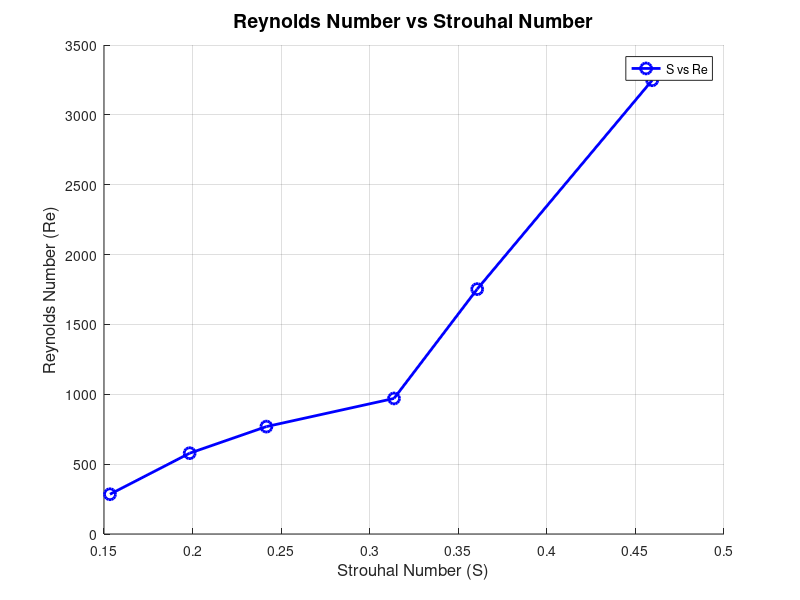

Write MATLAB code to recreate this figure.
%Roshan Jaiswal-Ferri
%Section - 01 
%Aero 351: Space Debris Removal - 11/13/24

%% Workspace Prep

format long     %Allows for more accurate decimals
close all;      %Clears all
clear all;      %Clears Workspace
clc;            %Clears Command Window

%% PART 1: 

hz = 15;
U1 = 2.429*hz; %speed in mm/s
U = U1/1000; %speed in m/s

t = 54-47; %Time for 5 vorticies
vD6 = 5/t; %vorticies / second

t = 11;
vD5 = 5/t;

t = 12;
vD4 = 5/t;

t = 7;
vD3 = 3/7;

t = 11;
vD2 = 3/11;

t = 16;
vD1 = 3/16;

Di = [3.515,1.897,1.05,0.832,0.626,0.308]; % in inches
D = Di.*0.0254; %diam in meters

f = [vD1,vD2,vD3,vD4,vD5,vD6];

for i = 1:6
    S(i) = (f(i)*D(i))/U; %strouhal number
end

%Re Calc:

rho = 1000;
u = 0.0010016; %dyn visc of water at 20C

for i = 1:6
    Re(i) = (rho*U*D(i))/u;
end


%% HW Calcs

Re2 = [5,20,120,1000,10000];
S2 = [0.666,0.697,0.75,0.857,3.541];

%% Plotting

figure;
hold on;
grid on;

% Plot S vs Re
plot(S, Re, 'bo-', 'LineWidth', 2, 'MarkerSize', 8);

% Plot S2 vs Re2
%plot(S2, Re2, 'r*-', 'LineWidth', 2, 'MarkerSize', 8);

% Add labels, title, and legend
ylabel('Reynolds Number (Re)', 'FontSize', 12);
xlabel('Strouhal Number (S)', 'FontSize', 12);
title('Reynolds Number vs Strouhal Number', 'FontSize', 14);
legend('S vs Re', 'S2 vs Re2', 'Location', 'Best');

